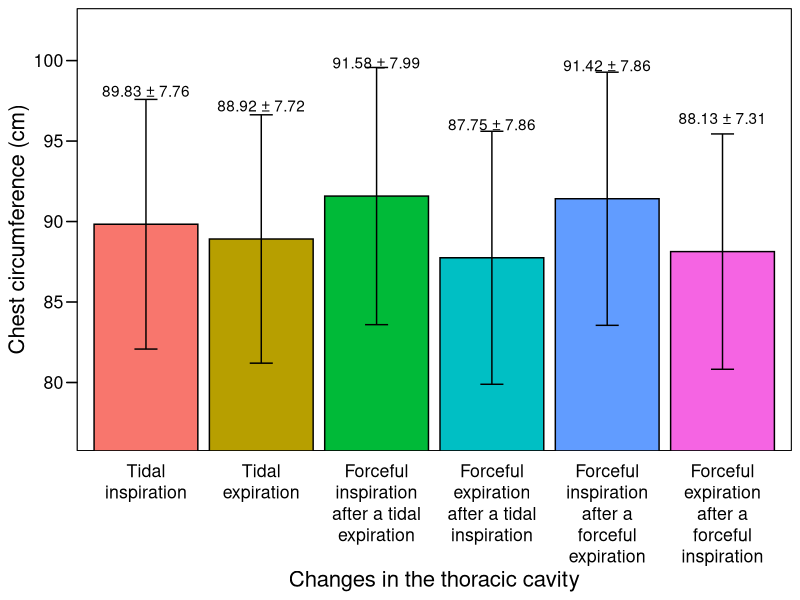
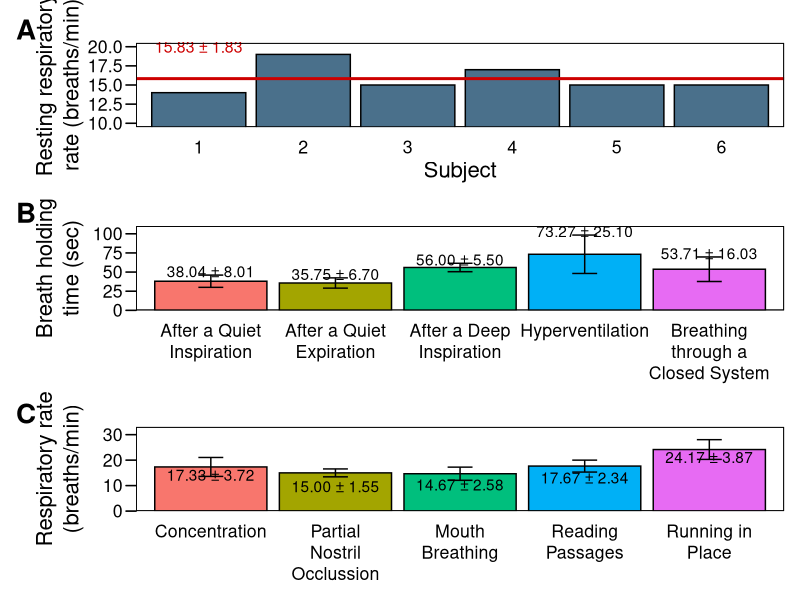

Source code (R) for these figures, in order:
library(tidyverse)
library(scales)
library(ggthemes)
library(patchwork)
library(readxl)

setwd("/Users/an2n/Desktop/BS\ BIO\ III_2nd\ sem/BIO\ 122\ -\ Animal\ Physio/Lab\ -\ 122/122\ -\ LabEx\ 8")

# Changes in thoracic cavity -----
thor.cav <- read_excel("Exercise 8_Respiratory Function.xlsx", sheet = "BLOCK B", range = "A6:G12")

thor.cav %>% 
  gather(key = "key", value = "value", -c(`Group No.`)) %>%
  mutate(key = factor(key, levels = c("Tidal inspiration", "Tidal expiration", "Forceful inspiration after a tidal expiration",  
                      "Forceful expiration after a tidal inspiration", "Forceful inspiration after a forceful expiration",
                      "Forceful expiration after a forceful inspiration"))) %>% 
  group_by(key) %>% 
  summarize(mean = mean(value),
            sd = sd(value)) %>% 
  mutate(label = sprintf("%.2f ± %.2f", mean, sd)) %>% 
  ggplot(aes(key, mean, fill = key, ymin = mean - sd, ymax = mean + sd)) +
  geom_bar(stat = "identity", color = "black") +
  geom_errorbar(width = 0.2) +
  geom_label(aes(label = label), fill = NA, vjust = -5.8, label.size = 0) +
  coord_cartesian(ylim = c(77, 102)) +
  scale_x_discrete(labels = label_wrap(15)) +
  theme_base() +
  labs(x = "Changes in the thoracic cavity", y = "Chest circumference (cm)") +
  theme(legend.position = "none",
        plot.background = element_rect(color = NA),
        axis.ticks.x = element_blank())

# Normal Respiratory Rate----
subject <- as.character(c(1:6))
rr <- c(14, 19, 15, 17, 15, 15)
norm.rr <- data.frame(subject, rr)

mean(norm.rr$rr)
sd(norm.rr$rr)

p1 <- norm.rr %>% 
  ggplot(aes(subject, rr)) +
  geom_bar(stat = "identity", color = "black", fill = "skyblue4") +
  coord_cartesian(ylim = c(10, 20)) +
  labs(x = "Subject", y = "Resting respiratory\nrate (breaths/min)") +
  geom_hline(yintercept = 15.83333, color = "red3", size = 1) +
  theme_base() +
  theme(legend.position = "none",
        axis.ticks.x = element_blank(),
        plot.background = element_rect(color = NA)) +
  annotate(geom = "text", y = 20, x = 1, label = "15.83 ± 1.83",
           size = 4, color = "red3")

# load-----
bh1 <- read_excel("Exercise 8_Respiratory Function.xlsx", sheet = "BLOCK B", range = "A29:B35")
bh2 <- read_excel("Exercise 8_Respiratory Function.xlsx", sheet = "BLOCK B", range = "B40:B46")
bh3 <- read_excel("Exercise 8_Respiratory Function.xlsx", sheet = "BLOCK B", range = "B51:B57")
bh4 <- read_excel("Exercise 8_Respiratory Function.xlsx", sheet = "BLOCK B", range = "B62:B68")
bh5 <- read_excel("Exercise 8_Respiratory Function.xlsx", sheet = "BLOCK B", range = "B73:B79")

rr1 <- read_excel("Exercise 8_Respiratory Function.xlsx", sheet = "BLOCK B", range = "B84:B90")
rr2 <- read_excel("Exercise 8_Respiratory Function.xlsx", sheet = "BLOCK B", range = "B95:B101")
rr3 <- read_excel("Exercise 8_Respiratory Function.xlsx", sheet = "BLOCK B", range = "B106:B112")
rr4 <- read_excel("Exercise 8_Respiratory Function.xlsx", sheet = "BLOCK B", range = "B117:B123")
rr5 <- read_excel("Exercise 8_Respiratory Function.xlsx", sheet = "BLOCK B", range = "B128:B134")

# Breath holding-----
resp.exc <- bind_cols(bh1, bh2, bh3, bh4, bh5, rr1, rr2, rr3, rr4, rr5)

resp.exc.summ <- resp.exc %>% 
  gather(key = "key", value = "value", -c(`Group No.`)) %>% 
  separate(key, c("part", "act"), sep = "_") %>% 
  mutate(act = factor(act, levels = c("After a Quiet Inspiration",
                                      "After a Quiet Expiration",
                                      "After a Deep Inspiration",
                                      "Hyperventilation",
                                      "Breathing through a Closed System",
                                      "Concentration",
                                      "Partial Nostril Occlussion",
                                      "Mouth Breathing",
                                      "Reading Passages",
                                      "Running in Place"))) %>% 
  group_by(part, act) %>% 
  summarize(mean = mean(value),
            sd = sd(value)) %>% 
  mutate(label = sprintf("%.2f ± %.2f", mean, sd))

p2 <- resp.exc.summ %>% 
  filter(part == "Breath Holding") %>% 
  ggplot(aes(act, mean, fill = act, ymin = mean - sd, ymax = mean + sd)) +
  geom_bar(stat = "identity", color = "black") +
  geom_errorbar(width = 0.2) + 
  geom_text(aes(label = label, y = mean + sd + 5), vjust = 0.5) +
  scale_x_discrete(labels = label_wrap(15)) +
  scale_y_continuous(expand = expansion(0), limits = c(0, 110)) +
  theme_base() +
  labs(x = NULL, y = "Breath holding\ntime (sec)") +
  theme(legend.position = "none",
        plot.background = element_rect(color = NA),
        axis.ticks.x = element_blank())

p3 <- resp.exc.summ %>% 
  filter(part == "Respiratory Rate") %>% 
  ggplot(aes(act, mean, fill = act, ymin = mean - sd, ymax = mean + sd)) +
  geom_bar(stat = "identity", color = "black") +
  geom_errorbar(width = 0.2) + 
  geom_text(aes(label = label, y = mean + sd + 5), vjust = 3) +
  scale_x_discrete(labels = label_wrap(15)) +
  scale_y_continuous(expand = expansion(0), limits = c(0, NA)) +
  theme_base() +
  labs(x = NULL, y = "Respiratory rate\n(breaths/min)") +
  theme(legend.position = "none",
        plot.background = element_rect(color = NA),
        axis.ticks.x = element_blank())

(p1 / p2 / p3) +
  plot_annotation(tag_levels = "A") &
  theme(plot.tag = element_text(face = "bold", size = 20))
  

